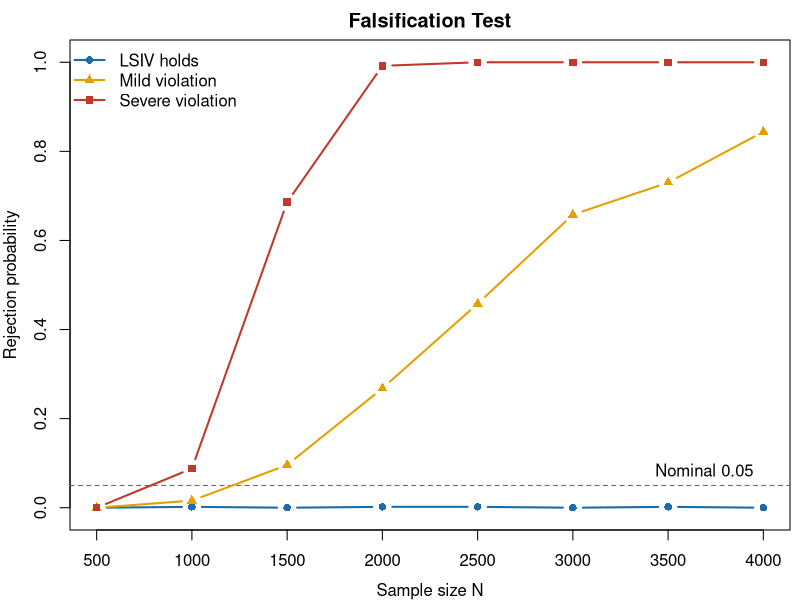

The R source for this figure:
DGP_VALUES <- c("LSIV", "mild", "severe")
DGP_LABELS <- c(LSIV = "LSIV holds", mild = "Mild violation",
                severe = "Severe violation")

raw <- read.csv("Merge_Fal_F.csv")

## Accept files produced before the simulation column was renamed from
## `scenario` to `dgp`.
if (!"dgp" %in% names(raw) && "scenario" %in% names(raw)) {
  raw$dgp <- raw$scenario
}
if (!"dgp" %in% names(raw)) {
  stop("Input must contain a `dgp` column.", call. = FALSE)
}
raw$dgp <- ifelse(tolower(raw$dgp) == "lsiv", "LSIV", tolower(raw$dgp))

N_VALUES <- sort(unique(raw$n))
DGP_VALUES <- DGP_VALUES[DGP_VALUES %in% raw$dgp]

## Older per-batch files predate the estimated-nuisance columns, so a missing
## column summarises as NA rather than aborting the merge.
col <- function(g, name) if (is.null(g[[name]])) rep(NA_real_, nrow(g)) else g[[name]]
finite_mean <- function(x) {
  x <- x[is.finite(x)]
  if (length(x)) mean(x) else NA_real_
}
finite_min <- function(x) {
  x <- x[is.finite(x)]
  if (length(x)) min(x) else NA_real_
}

summarize_group <- function(g) {
  ok <- !is.na(g$reject)
  k <- sum(g$reject[ok]); m <- sum(ok)
  p <- if (m) k / m else NA_real_
  mcse <- if (m) sqrt(p * (1 - p) / m) else NA_real_
  p_value <- col(g, "p_value")
  statistic <- col(g, "statistic")
  critical_value <- col(g, "critical_value")
  marginal_first_stage <- col(g, "marginal_first_stage")
  reversal_probability <- col(g, "reversal_probability")
  converged <- col(g, "converged")
  ## A Wilson interval remains informative when there are zero rejections.
  z <- stats::qnorm(0.975)
  center <- if (m) (p + z^2 / (2 * m)) / (1 + z^2 / m) else NA_real_
  half <- if (m) z * sqrt(p * (1 - p) / m + z^2 / (4 * m^2)) /
    (1 + z^2 / m) else NA_real_
  data.frame(
    dgp = g$dgp[1L],
    dgp_label = unname(DGP_LABELS[g$dgp[1L]]),
    n = g$n[1L], reps = nrow(g), n_ok = m, n_failed = sum(!ok),
    rejections = k, rejection_probability = p, mcse = mcse,
    wilson_lower = max(0, center - half), wilson_upper = min(1, center + half),
    mean_p_value = finite_mean(p_value[ok]),
    mean_statistic = finite_mean(statistic[ok]),
    mean_critical_value = finite_mean(critical_value[ok]),
    mean_marginal_first_stage = finite_mean(marginal_first_stage[ok]),
    mean_reversal_probability = finite_mean(reversal_probability[ok]),
    ## With Super Learner nuisances the fit can fail to converge or hit the
    ## Assumption (A3)/(A5) diagnostics, so a rejection probability is only
    ## interpretable alongside these.
    n_converged = if (all(is.na(converged[ok]))) NA_integer_ else
      sum(converged[ok] == 1, na.rm = TRUE),
    mean_att = finite_mean(col(g, "att")[ok]),
    mean_g_floor_frac = finite_mean(col(g, "g_floor_frac")[ok]),
    min_relevance = finite_min(col(g, "min_relevance")[ok]),
    mean_seconds = finite_mean(col(g, "seconds")), stringsAsFactors = FALSE)
}

groups <- split(raw, interaction(raw$dgp, raw$n, drop = TRUE))
summary <- do.call(rbind, lapply(groups, summarize_group))
rownames(summary) <- NULL
summary$dgp <- factor(summary$dgp, levels = DGP_VALUES)
summary <- summary[order(summary$dgp, summary$n), ]
summary$dgp <- as.character(summary$dgp)

colors <- c(LSIV = "#1B6CA8", mild = "#E69F00", severe = "#C0392B")
shapes <- c(LSIV = 16, mild = 17, severe = 15)

png("Falsification.png",height=5,width=10,unit="in",res=500)
par(mar=c(3.5,3.5,2,0.5))
draw_power_curve <- function() {
  graphics::plot(range(N_VALUES), c(-0.05, 1.05), type = "n",
                 xlab = "", ylab = "",
                 yaxs = "i",
                 main = "")
  
  title(main="Falsification Test")
  title(xlab="Sample size N", ylab="Rejection probability",line=2.5)
  graphics::abline(h = 0.05, lty = 2, col = "gray40")
  for (dgp in DGP_VALUES) {
    z <- summary[summary$dgp == dgp, ]
    # graphics::segments(z$n, z$wilson_lower, z$n, z$wilson_upper,
    #                    col = colors[dgp])
    graphics::lines(z$n, z$rejection_probability, type = "b", lwd = 2,
                    pch = shapes[dgp], col = colors[dgp])
  }
  graphics::legend("topleft", legend = unname(DGP_LABELS[DGP_VALUES]),
                   col = colors[DGP_VALUES], pch = shapes[DGP_VALUES],
                   lty = 1, lwd = 2, bty = "n")
  text(4000,0.08,"Nominal 0.05",pos=2)
}
draw_power_curve()
dev.off()
